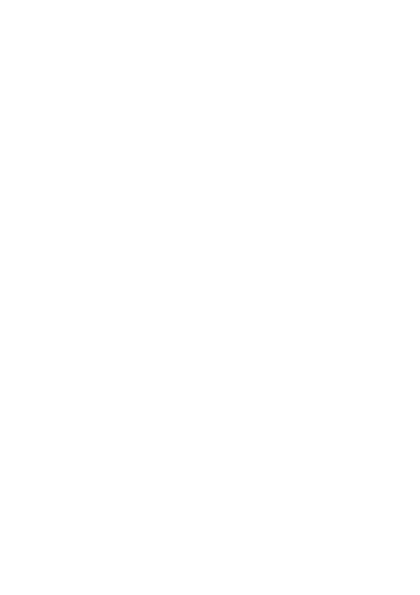
Frame 1 (no input)
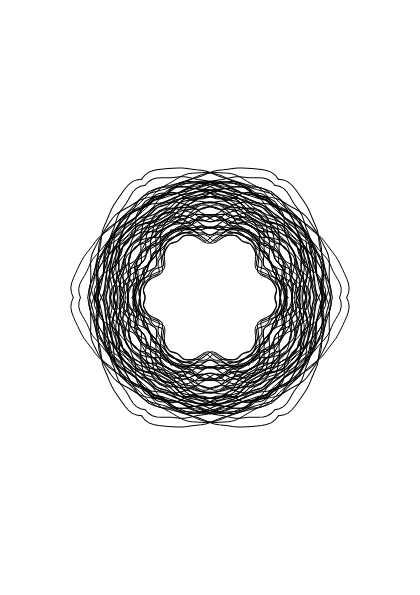
Frame 60 (no input)
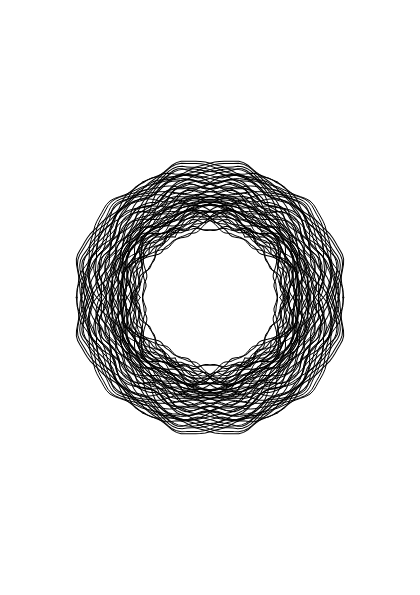
Frame 120 (the mouse pressed at the canvas centre since frame 60)

The p5.js sketch that drew these frames (run headless with seeded random() and noise() and a simulated clock; from frame 60 on, the mouse is pressed at the canvas centre):

// p5.js sketch
// ── sketch.js
let paths = [];
let numSymmetry = 6;
let angle = 360 / numSymmetry;

// Variables for the delay logic
let visiblePaths = 0; 
let lastUpdateTime = 0;
let delayInterval = 100; // Delay in milliseconds (0.2 seconds)

function setup() {
  createCanvas(420, 595);
  angleMode(DEGREES);
  noFill();
  stroke(0);
  strokeWeight(1);
  
  generateOrganicShape();
}

function draw() {
  background(255);
  translate(width / 2, height / 2);

  // Logic to increment the number of layers shown based on time
  if (millis() - lastUpdateTime > delayInterval) {
    if (visiblePaths < paths.length) {
      visiblePaths++;
      lastUpdateTime = millis();
    }
  }

  for (let i = 0; i < numSymmetry; i++) {
    push();
    rotate(i * angle);
    
    // Only loop up to the currently "visible" path count
    for (let j = 0; j < visiblePaths; j++) {
      let path = paths[j];
      drawPath(path);
      
      // Mirroring for the plotter aesthetic
      push();
      scale(1, -1);
      drawPath(path);
      pop();
    }
    pop();
  }
}

function drawPath(path) {
  beginShape();
  for (let v of path) {
    vertex(v.x, v.y);
  }
  endShape();
}

function generateOrganicShape() {
  paths = [];
  visiblePaths = 0; // Reset visibility for new generation
  lastUpdateTime = millis();
  
  let layers = 25; // Increased layers for a longer build-up
  let noiseScale = 0.02;
  let t = random(100);

  for (let j = 0; j < layers; j++) {
    let currentPath = [];
    let radiusOffset = j * 6;
    
    for (let a = 0; a <= 180; a += 2) {
      let xoff = map(cos(a), -1, 1, 0, noiseScale * 100);
      let yoff = map(sin(a), -1, 1, 0, noiseScale * 100);
      let r = map(noise(xoff + t, yoff + t, j * 0.1), 0, 1, 20, 120) + radiusOffset;
      
      currentPath.push(createVector(r * cos(a), r * sin(a)));
    }
    paths.push(currentPath);
  }
}

function mousePressed() {
  generateOrganicShape();
}
